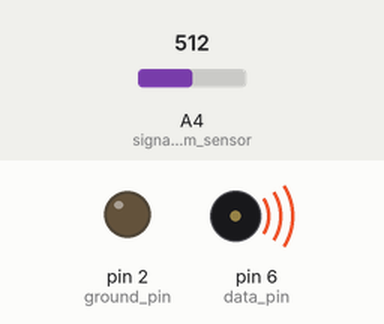
Recording of a sketch running on a simulated Arduino Uno, built with avr-gcc and run on an emulated ATmega328P. Shown: output pins drawn as LEDs (lit = HIGH), buzzer (waves = sounding). The inputs (shaded band) are chosen by the test bench; at power-on: A4 (signal-in_from_sensor) = 512. What the sketch prints to the serial monitor is not drawn.

Above: at 0.1 s.
Timing chart, 0 to 1.6 s (numbered marks = the images above):
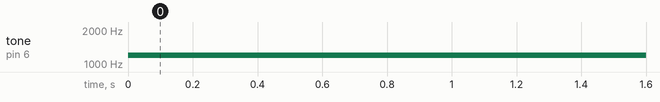

The sketch:

KCSEncoder.ino
```cpp
/*
Arduino KCS Encoder

Trevor M. Tomesh

This sketch takes sensor data from A4 and converts to binary.
It then converts the binary into audible byte-code that is
transmitted over A4.

This code is in the public domain and whatnot.

 */

int freq0 = 1200;
int freq1 = 2400;

bool debugon = true; // toggle test features!
int delayZeros = 10000; //number of zeros between samples
//int bufferTime = 1000; //length of pause

// the setup routine runs once when you press reset:
void setup() {
  // initialize serial communication at 9600 bits per second:
  Serial.begin(9600);
  pinMode(6, OUTPUT); //data pin
  pinMode(2, OUTPUT); //ground pin
  pinMode(A4, INPUT); //signal-in from sensor

}

// the loop routine runs over and over again forever:
void loop() {

digitalWrite(2, LOW); // set the "ground pin" low

//read data from sensor and convert to string
String myText = String(analogRead(A4));


if(debugon == true){
//Print values to serial
Serial.print("ASCII:");
Serial.print(myText);
Serial.println(" ");
}


for(int i=0;i<delayZeros;i++){
zero();
}


zero(); //Tag zero on front as per KCS

for(int i=0; i<myText.length(); i++){

//Convert data to binary bytes called "bytes"
   char myChar = myText.charAt(i);
    for(int i=7; i>=0; i--){
      byte bytes = bitRead(myChar,i);

      //if bytes is zero -- send a zero signal
      if(bytes == 0){
        //tone(6,freq0,4/freq0);
        zero();
      }

      //if bytes is one -- send a one signal
      else if(bytes == 1){
        //tone(6,freq1,8/freq1);
        one();
       }

  if(debugon == true){
      Serial.print(bytes);
  }
    }

   if(debugon == true){
    Serial.println("  ");
   }

}

one(); // Add following double-ones as per the KCS
one();

}


// 1200 hz for 4 cycles per KCS
void zero(){

  tone(6,freq0,4/freq0);

}

// 2400 hz for 8 cycles per KCS
void one(){

   tone(6,freq1,8/freq1);

}
```

Measured:
- by itself, tone on pin 6 (data_pin): silent → 1200 Hz at 0.00 s
